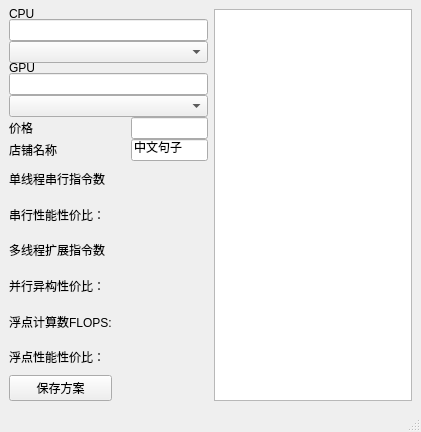
<?xml version="1.0" encoding="UTF-8"?>
<ui version="4.0">
 <class>MainWindow</class>
 <widget class="QMainWindow" name="MainWindow">
  <property name="geometry">
   <rect>
    <x>0</x>
    <y>0</y>
    <width>421</width>
    <height>432</height>
   </rect>
  </property>
  <property name="windowTitle">
   <string>MainWindow</string>
  </property>
  <widget class="QWidget" name="centralwidget">
   <layout class="QHBoxLayout" name="horizontalLayout_2">
    <item>
     <layout class="QHBoxLayout" name="backLayout" stretch="10,10">
      <item>
       <layout class="QVBoxLayout" name="verticalLayout" stretch="10,10,10">
        <property name="spacing">
         <number>0</number>
        </property>
        <item>
         <layout class="QVBoxLayout" name="verticalLayout1" stretch="1,5,0">
          <item>
           <widget class="QLabel" name="label1">
            <property name="maximumSize">
             <size>
              <width>100</width>
              <height>10</height>
             </size>
            </property>
            <property name="text">
             <string>CPU</string>
            </property>
           </widget>
          </item>
          <item>
           <widget class="QLineEdit" name="lineEdit1"/>
          </item>
          <item>
           <widget class="QComboBox" name="comboBox1">
            <property name="maximumSize">
             <size>
              <width>300</width>
              <height>16777215</height>
             </size>
            </property>
           </widget>
          </item>
         </layout>
        </item>
        <item>
         <layout class="QVBoxLayout" name="verticalLayout2">
          <item>
           <widget class="QLabel" name="label2">
            <property name="maximumSize">
             <size>
              <width>100</width>
              <height>10</height>
             </size>
            </property>
            <property name="text">
             <string>GPU</string>
            </property>
           </widget>
          </item>
          <item>
           <widget class="QLineEdit" name="lineEdit2"/>
          </item>
          <item>
           <widget class="QComboBox" name="comboBox2"/>
          </item>
         </layout>
        </item>
        <item>
         <layout class="QGridLayout" name="gridLayout">
          <property name="sizeConstraint">
           <enum>QLayout::SetDefaultConstraint</enum>
          </property>
          <property name="spacing">
           <number>0</number>
          </property>
          <item row="0" column="2">
           <widget class="QLineEdit" name="lineEdit"/>
          </item>
          <item row="0" column="0">
           <widget class="QLabel" name="price_label">
            <property name="text">
             <string>价格</string>
            </property>
           </widget>
          </item>
          <item row="5" column="0">
           <widget class="QLabel" name="label22">
            <property name="text">
             <string>并行异构性价比：</string>
            </property>
           </widget>
          </item>
          <item row="6" column="2">
           <widget class="QLabel" name="information31">
            <property name="text">
             <string/>
            </property>
           </widget>
          </item>
          <item row="2" column="0">
           <widget class="QLabel" name="label11">
            <property name="text">
             <string>单线程串行指令数</string>
            </property>
           </widget>
          </item>
          <item row="3" column="2">
           <widget class="QLabel" name="information12">
            <property name="text">
             <string/>
            </property>
           </widget>
          </item>
          <item row="4" column="2">
           <widget class="QLabel" name="information21">
            <property name="text">
             <string/>
            </property>
           </widget>
          </item>
          <item row="7" column="0">
           <widget class="QLabel" name="label32">
            <property name="text">
             <string>浮点性能性价比：</string>
            </property>
           </widget>
          </item>
          <item row="2" column="2">
           <widget class="QLabel" name="information11">
            <property name="text">
             <string/>
            </property>
           </widget>
          </item>
          <item row="8" column="0">
           <widget class="QPushButton" name="pushButton">
            <property name="text">
             <string>保存方案</string>
            </property>
           </widget>
          </item>
          <item row="5" column="2">
           <widget class="QLabel" name="information22">
            <property name="text">
             <string/>
            </property>
           </widget>
          </item>
          <item row="6" column="0">
           <widget class="QLabel" name="label31">
            <property name="text">
             <string>浮点计算数FLOPS:</string>
            </property>
           </widget>
          </item>
          <item row="4" column="0">
           <widget class="QLabel" name="label21">
            <property name="text">
             <string>多线程扩展指令数</string>
            </property>
           </widget>
          </item>
          <item row="3" column="0">
           <widget class="QLabel" name="label12">
            <property name="text">
             <string>串行性能性价比：</string>
            </property>
           </widget>
          </item>
          <item row="2" column="1">
           <spacer name="horizontalSpacer">
            <property name="orientation">
             <enum>Qt::Horizontal</enum>
            </property>
            <property name="sizeHint" stdset="0">
             <size>
              <width>50</width>
              <height>20</height>
             </size>
            </property>
           </spacer>
          </item>
          <item row="7" column="2">
           <widget class="QLabel" name="information32">
            <property name="text">
             <string/>
            </property>
           </widget>
          </item>
          <item row="1" column="0">
           <widget class="QLabel" name="label0">
            <property name="text">
             <string>店铺名称</string>
            </property>
           </widget>
          </item>
          <item row="1" column="2">
           <widget class="QLineEdit" name="lineEdit_store">
            <property name="text">
             <string>中文句子</string>
            </property>
           </widget>
          </item>
         </layout>
        </item>
       </layout>
      </item>
      <item>
       <widget class="QTextEdit" name="textEdit"/>
      </item>
     </layout>
    </item>
   </layout>
  </widget>
  <widget class="QStatusBar" name="statusbar"/>
 </widget>
 <resources/>
 <connections>
  <connection>
   <sender>lineEdit2</sender>
   <signal>textChanged(QString)</signal>
   <receiver>comboBox1</receiver>
   <slot>setEditText(QString)</slot>
   <hints>
    <hint type="sourcelabel">
     <x>164</x>
     <y>109</y>
    </hint>
    <hint type="destinationlabel">
     <x>169</x>
     <y>184</y>
    </hint>
   </hints>
  </connection>
 </connections>
</ui>
